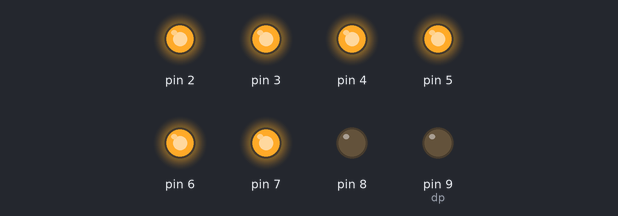
Bench run of a sketch on a simulated Arduino Uno, built with avr-gcc and run on an emulated ATmega328P. Shown: output pins drawn as LEDs (lit = HIGH).

Above: at 0.1 s.
Timing chart, 0 to 1.6 s (numbered marks = the images above):
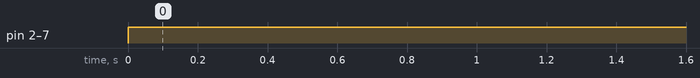

Measured:
- by itself, pin 2–7: LOW → HIGH at 0.00 s

The sketch:

code.ino
```cpp
void setup()
{
  pinMode(2, OUTPUT);  //A
  pinMode(3, OUTPUT);  //B
  pinMode(4, OUTPUT);  //C
  pinMode(5, OUTPUT);  //D
  pinMode(6, OUTPUT);  //E
  pinMode(7, OUTPUT);  //F
  pinMode(8, OUTPUT);  //G
  pinMode(9, OUTPUT);  //dp
}

void loop()
{
  digitalWrite(2, HIGH);
  digitalWrite(3, HIGH);
  digitalWrite(4, HIGH);
  digitalWrite(5, HIGH);
  digitalWrite(6, HIGH);
  digitalWrite(7, HIGH);
}
```
